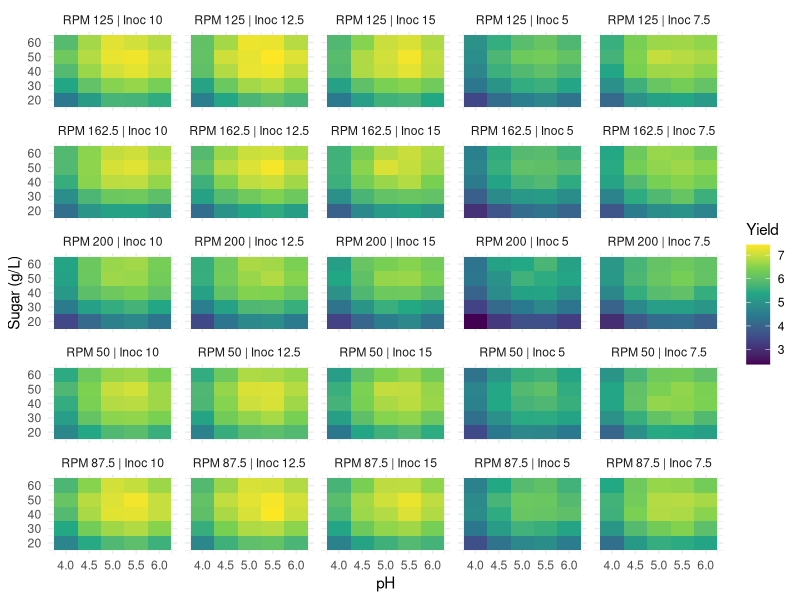

R code for this plot:
## ---- chunk 1
knitr::opts_chunk$set(echo = TRUE, message = FALSE, warning = FALSE)
## ---- chunk 2
library(tidyverse)
library(viridis)
df <- read_csv("../data/bc_full_factorial_dataset.csv", show_col_types = FALSE)
## ---- chunk 3
cond_means <- df %>%
  group_by(condition_id) %>%
  summarise(mean_yield = mean(BC_yield_gL), .groups = "drop")
worst <- cond_means %>% filter(mean_yield == min(mean_yield))
df %>% filter(condition_id == worst$condition_id) %>% slice(1) %>%
  select(pH, Temp_C, RPM, Inoculum_pct, Sugar_gL) %>% print()
cat(sprintf("Worst mean yield: %.3f g/L\n", worst$mean_yield))
## ---- chunk 4
n_cond <- 10^10
ms_per <- 1
total_sec <- n_cond * ms_per / 1000
cat(sprintf("10^10 conditions\n"))
cat(sprintf("At 1 ms each: %.1e seconds = %.1f years\n", total_sec, total_sec / (365.25 * 86400)))
## ---- chunk 5
top10 <- cond_means %>%
  arrange(desc(mean_yield)) %>%
  head(10) %>%
  left_join(df %>% filter(replicate == 1) %>% select(condition_id, pH, Temp_C, RPM, Inoculum_pct, Sugar_gL),
            by = "condition_id")
print(top10)
## ---- chunk 6
df %>%
  group_by(pH, Sugar_gL, RPM, Inoculum_pct) %>%
  summarise(mean_yield = mean(BC_yield_gL), .groups = "drop") %>%
  mutate(RPM_Inoc = paste("RPM", RPM, "| Inoc", Inoculum_pct)) %>%
  ggplot(aes(x = pH, y = Sugar_gL, fill = mean_yield)) +
  geom_tile() +
  facet_wrap(~RPM_Inoc, ncol = 5) +
  scale_fill_viridis_c() +
  labs(x = "pH", y = "Sugar (g/L)", fill = "Yield") +
  theme_minimal()
